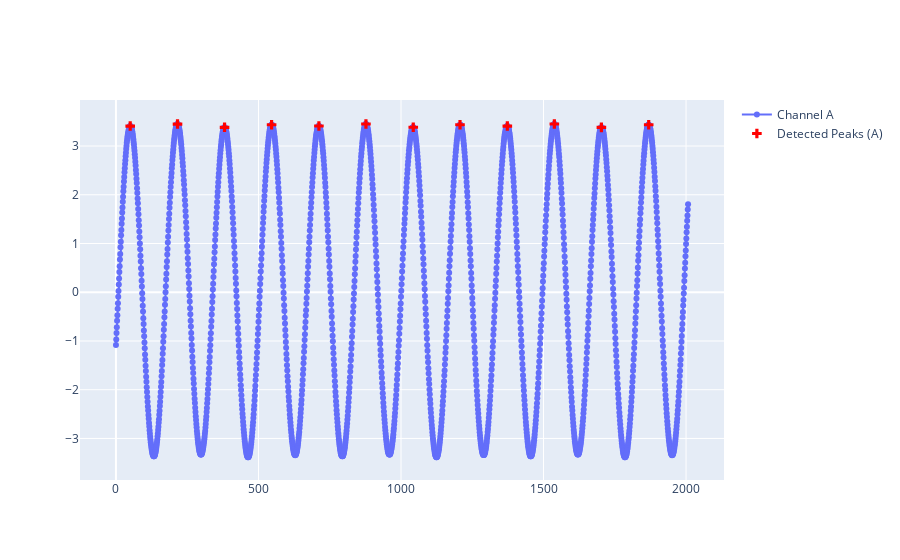

Notebook source saved alongside this figure:
### Code cell
fig = go.Figure()
fig.add_trace(go.Scatter(
    y=time_series_B,
    mode='lines+markers',
    name='Channel A'
))

fig.add_trace(go.Scatter(
    x=indices,
    y=[time_series_B[j] for j in indices],
    mode='markers',
    marker=dict(
        size=8,
        color='red',
        symbol='cross'
    ),
    name='Detected Peaks (A)'
))

fig.show()

### Figure 1 — Plotly figure (JSON) as saved in the notebook; plotly's stock layout.template omitted (floating-point values rounded to 4 significant figures; data arrays with more than 128 entries replaced by an {"elided": "..."} marker saying what was removed)
{"data": [{"mode": "lines+markers", "name": "Channel A", "type": "scatter", "y": {"elided": "2008 float values"}}, {"marker": {"color": "red", "size": 8, "symbol": "cross"}, "mode": "markers", "name": "Detected Peaks (A)", "type": "scatter", "x": [50, 216, 381, 546, 712, 877, 1043, 1207, 1373, 1538, 1703, 1869], "y": [3.409, 3.451, 3.384, 3.436, 3.411, 3.452, 3.385, 3.437, 3.41, 3.452, 3.383, 3.436]}], "layout": {}}
